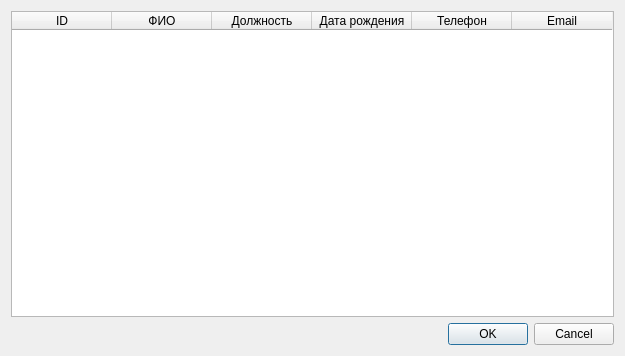
<?xml version="1.0" encoding="UTF-8"?>
<ui version="4.0">
 <class>CoahesTable</class>
 <widget class="QDialog" name="CoahesTable">
  <property name="geometry">
   <rect>
    <x>0</x>
    <y>0</y>
    <width>625</width>
    <height>356</height>
   </rect>
  </property>
  <property name="windowTitle">
   <string>Тренеры</string>
  </property>
  <layout class="QVBoxLayout" name="verticalLayout">
   <item>
    <widget class="QTableWidget" name="coachesTable">
     <property name="editTriggers">
      <set>QAbstractItemView::NoEditTriggers</set>
     </property>
     <property name="selectionMode">
      <enum>QAbstractItemView::SingleSelection</enum>
     </property>
     <property name="selectionBehavior">
      <enum>QAbstractItemView::SelectRows</enum>
     </property>
     <property name="sortingEnabled">
      <bool>true</bool>
     </property>
     <column>
      <property name="text">
       <string>ID</string>
      </property>
     </column>
     <column>
      <property name="text">
       <string>ФИО</string>
      </property>
     </column>
     <column>
      <property name="text">
       <string>Должность</string>
      </property>
     </column>
     <column>
      <property name="text">
       <string>Дата рождения</string>
      </property>
     </column>
     <column>
      <property name="text">
       <string>Телефон</string>
      </property>
     </column>
     <column>
      <property name="text">
       <string>Email</string>
      </property>
     </column>
    </widget>
   </item>
   <item>
    <widget class="QDialogButtonBox" name="buttonBox">
     <property name="orientation">
      <enum>Qt::Horizontal</enum>
     </property>
     <property name="standardButtons">
      <set>QDialogButtonBox::Cancel|QDialogButtonBox::Ok</set>
     </property>
    </widget>
   </item>
  </layout>
 </widget>
 <resources/>
 <connections>
  <connection>
   <sender>buttonBox</sender>
   <signal>rejected()</signal>
   <receiver>CoahesTable</receiver>
   <slot>reject()</slot>
   <hints>
    <hint type="sourcelabel">
     <x>295</x>
     <y>342</y>
    </hint>
    <hint type="destinationlabel">
     <x>286</x>
     <y>274</y>
    </hint>
   </hints>
  </connection>
 </connections>
</ui>
